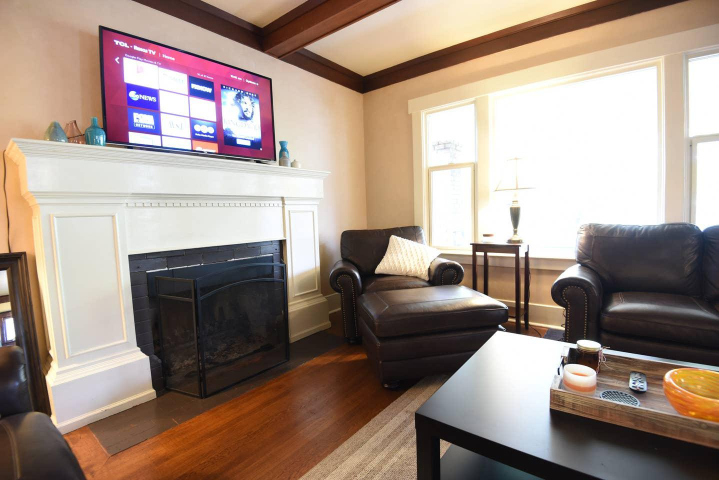
#> input picture frontend/src/assets/img5.jpg, 1438 x 960 px, given in place of user_imagesimg3.jpg, which was not available (shown at 1/2 size)
$ python img_proc.py
#> lines starting #> are read from the running program, lines starting #| are printed output that depends on the picture; after the words box and inside, x2 and y2 are one past the last pixel; in counts of white or black regions, pixels touching at a corner belong together; pictures that were not available may be replaced by others from this repository, and a replacement may not be noted
import cv2
import numpy as np
from matplotlib import pyplot as plt
from datetime import datetime
import urllib.request
import os

def save_image():
# URL of the image
    url = "https://firebasestorage.googleapis.com/v0/b/codeshastra-tech-turtles.appspot.com/o/files%2FWhatsApp%20Image%202022-09-09%20at%2010.48.30%20AM.jpeg?alt=media&token=ba6ac7a1-d4fe-4a1d-8794-ad00c5940576"

# Read the image from the URL
    with urllib.request.urlopen(url) as url_response:
        img_array = np.asarray(bytearray(url_response.read()), dtype=np.uint8)
        img = cv2.imdecode(img_array, cv2.IMREAD_COLOR)

# Save the image to your device
    cv2.imwrite("saved_image.jpg", img)

def readImage(img_name):

#> called with img_name = 'img3.jpg'
    url= "https://firebasestorage.googleapis.com/v0/b/codeshastra-tech-turtles.appspot.com/o/files%2FWhatsApp%20Image%202022-09-09%20at%2010.48.30%20AM.jpeg?alt=media&token=ba6ac7a1-d4fe-4a1d-8794-ad00c5940576"

    path_to_folder='./public/user_images'
    image_name = os.path.join(path_to_folder, 'image.jpg')
    urllib.request.urlretrieve(url, image_name)
    cv2.imwrite(os.path.join(path_to_folder,image_name))

    img = cv2.imread(path_to_folder + img_name)
#> img is the input picture: shape (960, 1438, 3); mean B, G, R 130.8, 141.8, 160

    return cv2.cvtColor(img, cv2.COLOR_BGR2RGB)


def resizeAndPad(img, size, pad_color=0):

    h, w = img.shape[:2]
    sh, sw = size

    # interpolation method
    if h > sh or w > sw: # shrinking image
        interp = cv2.INTER_AREA
    else: # stretching image
        interp = cv2.INTER_CUBIC

    # aspect ratio of image
    aspect = w/h  # if on Python 2, you might need to cast as a float: float(w)/h

    # compute scaling and pad sizing
    if aspect > 1: # horizontal image
        new_w = sw
        new_h = np.round(new_w/aspect).astype(int)
        pad_vert = (sh-new_h)/2
        pad_top, pad_bot = np.floor(pad_vert).astype(int), np.ceil(pad_vert).astype(int)
        pad_left, pad_right = 0, 0
    elif aspect < 1: # vertical image
        new_h = sh
        new_w = np.round(new_h*aspect).astype(int)
        pad_horz = (sw-new_w)/2
        pad_left, pad_right = np.floor(pad_horz).astype(int), np.ceil(pad_horz).astype(int)
        pad_top, pad_bot = 0, 0
    else: # square image
        new_h, new_w = sh, sw
        pad_left, pad_right, pad_top, pad_bot = 0, 0, 0, 0

    # set pad color
    if len(img.shape) == 3 and not isinstance(pad_color, (list, tuple, np.ndarray)): # color image but only one color provided
        pad_color = [pad_color]*3

    # scale and pad
    scaled_img = cv2.resize(img, (new_w, new_h), interpolation=interp)
    scaled_img = cv2.copyMakeBorder(scaled_img, pad_top, pad_bot, pad_left, pad_right, borderType=cv2.BORDER_CONSTANT, value=pad_color)

    return scaled_img


def getOutlineImg(img):
    # [4 lines of commented-out code are left out]
    return cv2.Canny(img,50,200)  # todo: can be optimised later


def getColoredImage(img, new_color, pattern_image):

    hsv_image = cv2.cvtColor(img, cv2.COLOR_RGB2HSV)
#> hsv_image: shape (960, 1438, 3); mean H, S, V 42.3, 67.1, 162.7
    h, s, v = cv2.split(hsv_image)
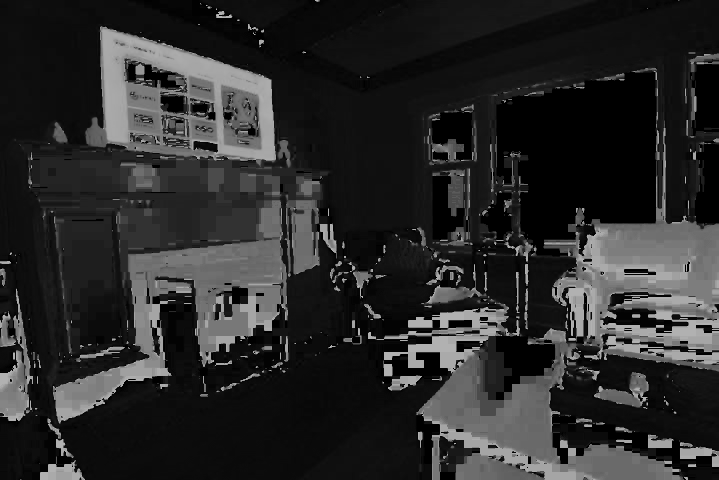
#> h: shape (960, 1438) (shown at 1/2 size); min 0, max 179, mean 42.3
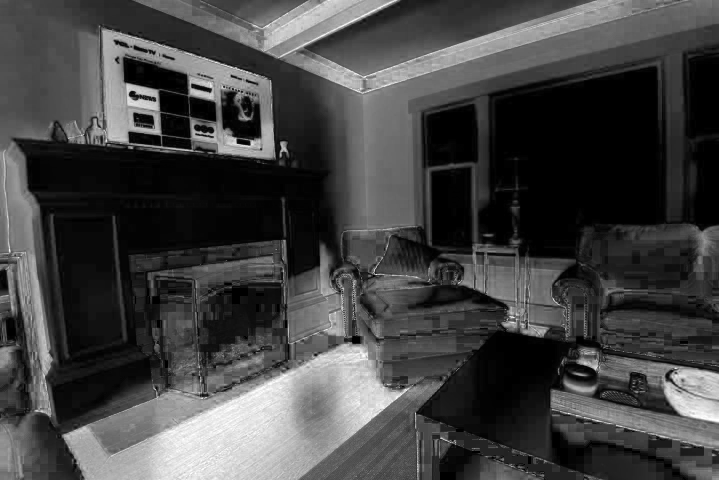
#> s: shape (960, 1438) (shown at 1/2 size); min 0, max 255, mean 67.1
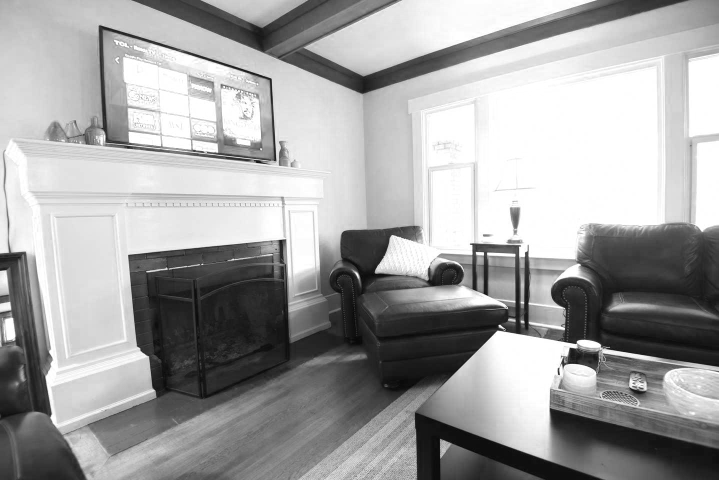
#> v: shape (960, 1438) (shown at 1/2 size); min 1, max 255, mean 162.7
    new_hsv_image = hsv_image

    if new_color is not None:
        color = np.uint8([[new_color]])
        hsv_color = cv2.cvtColor(color, cv2.COLOR_RGB2HSV)
        h.fill(hsv_color[0][0][0])  # todo: optimise to handle black/white walls
#> h: shape (960, 1438); every value is 90
        s.fill(hsv_color[0][0][1])
#> s: shape (960, 1438); every value is 255
        new_hsv_image = cv2.merge([h, s, v])
#> new_hsv_image: shape (960, 1438, 3); mean H, S, V 90, 255, 162.7

    else:
        pattern = cv2.imread('./public/patterns/' + pattern_image)
        hsv_pattern = cv2.cvtColor(pattern, cv2.COLOR_BGR2HSV)
        hp, sp, vp = cv2.split(hsv_pattern)
        # cv2.add(vp, v, vp)
        new_hsv_image = cv2.merge([hp, sp, v])

    new_rgb_image = cv2.cvtColor(new_hsv_image, cv2.COLOR_HSV2RGB)
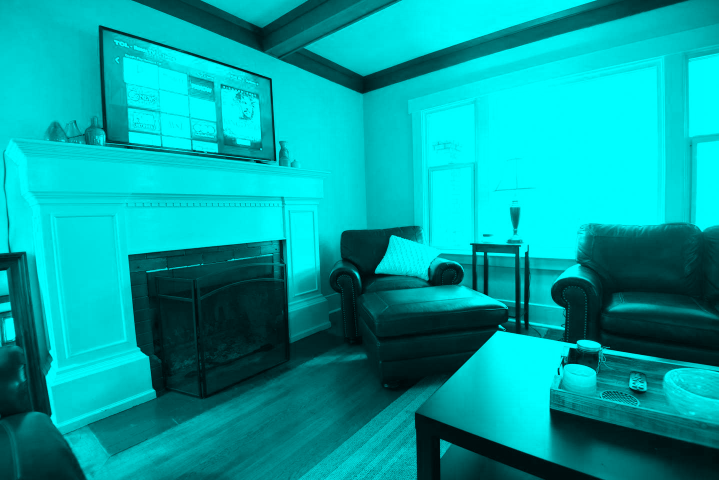
#> new_rgb_image: shape (960, 1438, 3) (shown at 1/2 size); mean R, G, B 0, 161.7, 162.7
#> in getOutlineImg, `return cv2.Canny(img,50,200)`:
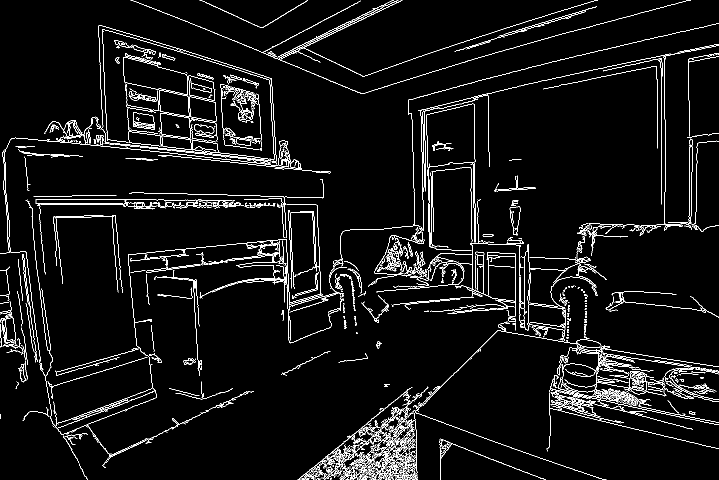
#> returned value: shape (960, 1438) (shown at 1/2 size); 4.7% white in thin lines or dots
    return new_rgb_image


def selectWall(outline_img, position):
#> called with position = (300, 100)
    h, w = outline_img.shape[:2]
#> h = 960; w = 1438
    wall = outline_img.copy()
    scaled_mask = resizeAndPad(outline_img, (h+2,w+2), 255)
#> in resizeAndPad, `scaled_img = cv2.resize(img, (new_w, new_h), interpolation=interp)`:
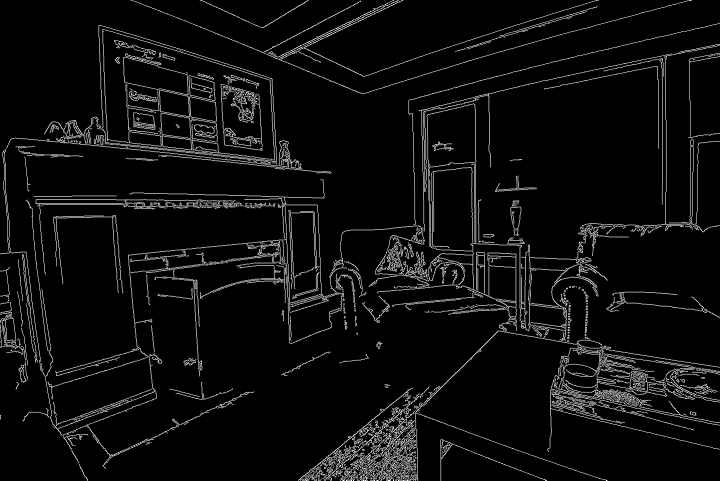
#> scaled_img: shape (961, 1440) (shown at 1/2 size); min 0, max 255, mean 12.9
    cv2.floodFill(wall, scaled_mask, position, 255)   # todo: can be optimised later
#> wall: shape (960, 1438); 4.7% white in thin lines or dots
    cv2.subtract(wall, outline_img, wall)
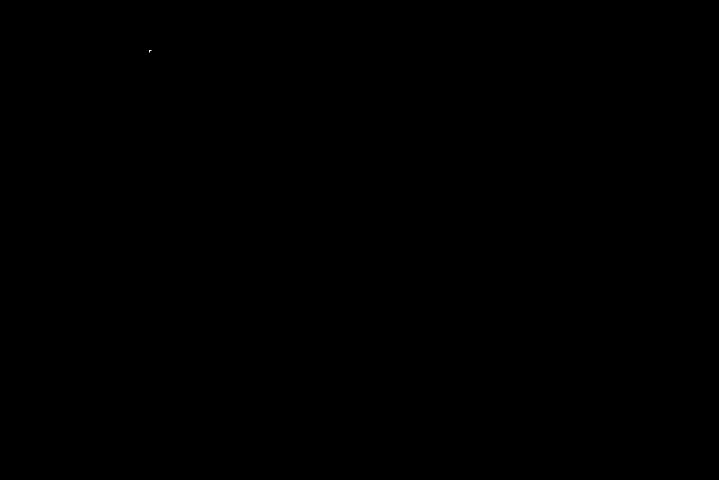
#> wall: shape (960, 1438) (shown at 1/2 size); 0% white in thin lines or dots, all inside (x1, y1, x2, y2) = (298, 100, 303, 105)
    return wall


def mergeImages(img, colored_image, wall):
    colored_image = cv2.bitwise_and(colored_image, colored_image, mask=wall)
    marked_img = cv2.bitwise_and(img, img, mask=cv2.bitwise_not(wall))
    final_img = cv2.bitwise_xor(colored_image, marked_img)
    return final_img


def saveImage(img_name, img):
#> called with img_name = 'img3.jpg'
    img = cv2.cvtColor(img, cv2.COLOR_RGB2BGR)
    # print(type(img))
    cv2.imwrite( "./public/edited/" + img_name, img)


def showImages(original_img, colored_image, selected_wall, final_img):
    plt.subplot(221),plt.imshow(original_img, cmap = 'gray')
    plt.title('Original Image'), plt.xticks([]), plt.yticks([])
    plt.subplot(222),plt.imshow(colored_image, cmap = 'gray')
    plt.title('Colored Image'), plt.xticks([]), plt.yticks([])
    plt.subplot(223),plt.imshow(selected_wall, cmap = 'gray')
    plt.title('Selected Wall'), plt.xticks([]), plt.yticks([])
    plt.subplot(224),plt.imshow(final_img, cmap = 'gray')
    plt.title('Final Image'), plt.xticks([]), plt.yticks([])
    plt.show()


def changeColor(image_name, position, new_color, pattern_image):
    start = datetime.timestamp(datetime.now())
    img = readImage(image_name)
    original_img = img.copy()

    colored_image = getColoredImage(img, new_color, pattern_image)

    outline_img = getOutlineImg(img)
    original_outline_img = outline_img.copy()

    selected_wall = selectWall(outline_img, position)

    final_img = mergeImages(img, colored_image, selected_wall)

    end = start = datetime.timestamp(datetime.now())
    print (end-start)
    saveImage(image_name, final_img)
    # showImages(original_img, colored_image, selected_wall, final_img)


changeColor('img3.jpg', (300, 100), [0, 100, 100], None)
# changeColor('img3.jpg', (300, 100), None, 'pattern3.jpg')

# PINK: 220, 180, 170
# Purple: 125, 119, 131
# green: 135, 168, 161
# blue: 150, 182, 207

$ run again, on frontend/src/assets/img10.jpg
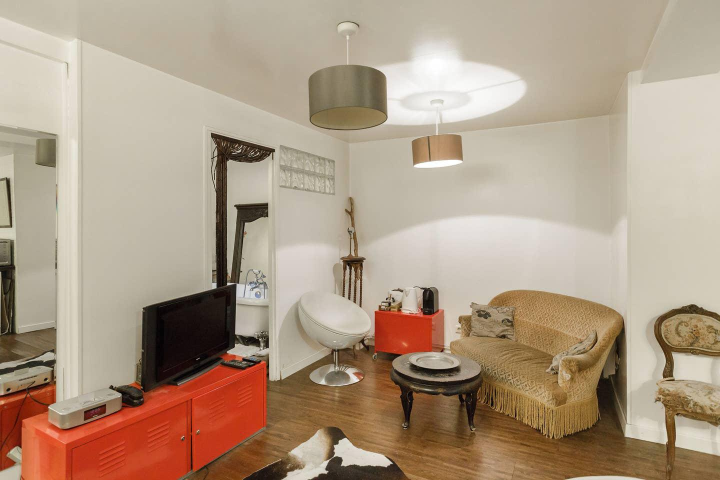
#> input picture frontend/src/assets/img10.jpg, 1440 x 960 px, given in place of user_imagesimg3.jpg, which was not available (shown at 1/2 size)
#> in readImage, img is the input picture: shape (960, 1440, 3); mean B, G, R 133.6, 154.5, 175
#> hsv_image: shape (960, 1440, 3); mean H, S, V 19.1, 69.3, 175
#> new_hsv_image: shape (960, 1440, 3); mean H, S, V 90, 255, 175
#> in getOutlineImg, `return cv2.Canny(img,50,200)`:
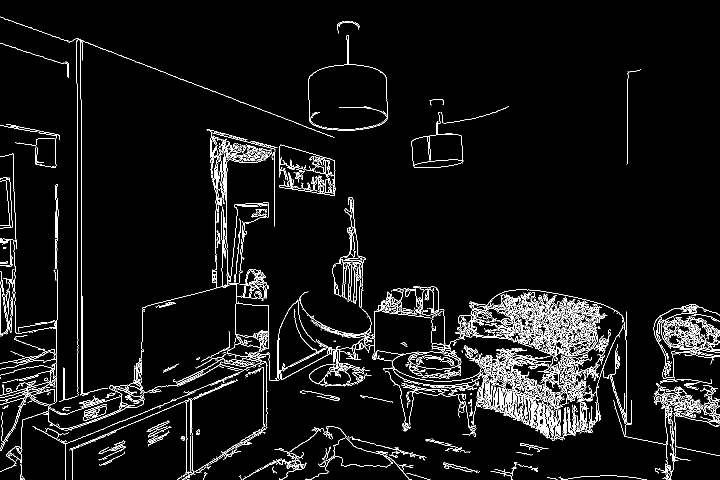
#> returned value: shape (960, 1440) (shown at 1/2 size); 5% white in thin lines or dots
#> in mergeImages, `final_img = cv2.bitwise_xor(colored_image, marked_img)`:
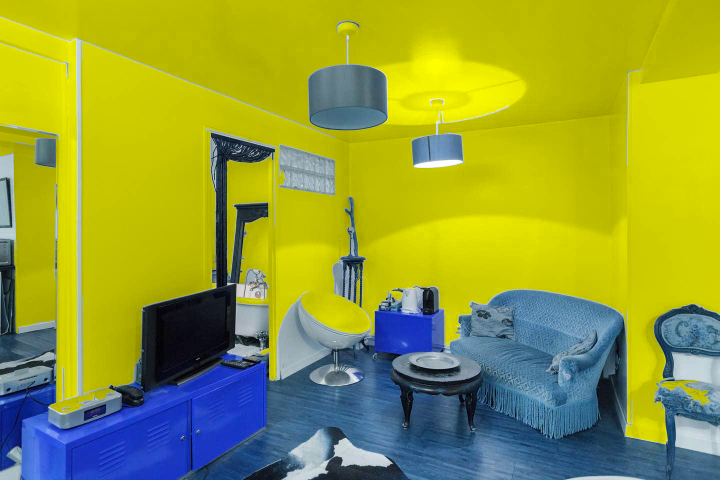
#> final_img: shape (960, 1440, 3) (shown at 1/2 size); mean of channels 0, 1, 2 54.3, 158.8, 148.2; drawn as B, G, R

$ run again, on frontend/src/assets/img6.jpg
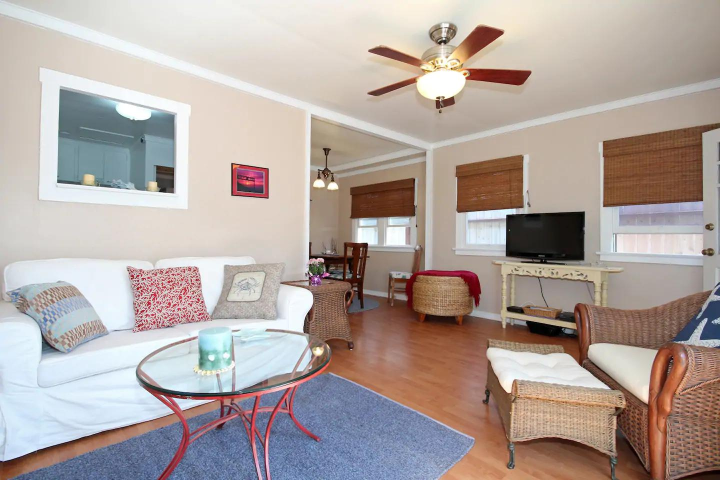
#> input picture frontend/src/assets/img6.jpg, 1440 x 960 px, given in place of user_imagesimg3.jpg, which was not available (shown at 1/2 size)
#> in readImage, img is the input picture: shape (960, 1440, 3); mean B, G, R 159.1, 164.2, 176.5
#> hsv_image: shape (960, 1440, 3); mean H, S, V 44, 55.5, 184.3
#> new_hsv_image: shape (960, 1440, 3); mean H, S, V 90, 255, 184.3
#> in getOutlineImg, `return cv2.Canny(img,50,200)`:
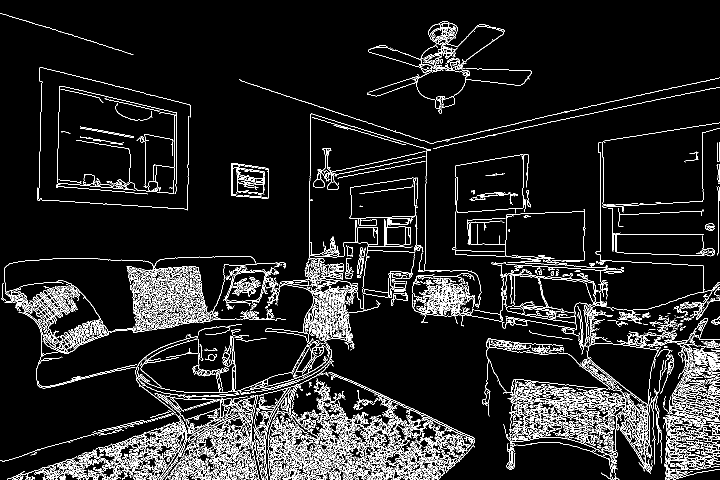
#> returned value: shape (960, 1440) (shown at 1/2 size); 8.4% white in thin lines or dots
#> in mergeImages, `final_img = cv2.bitwise_xor(colored_image, marked_img)`:
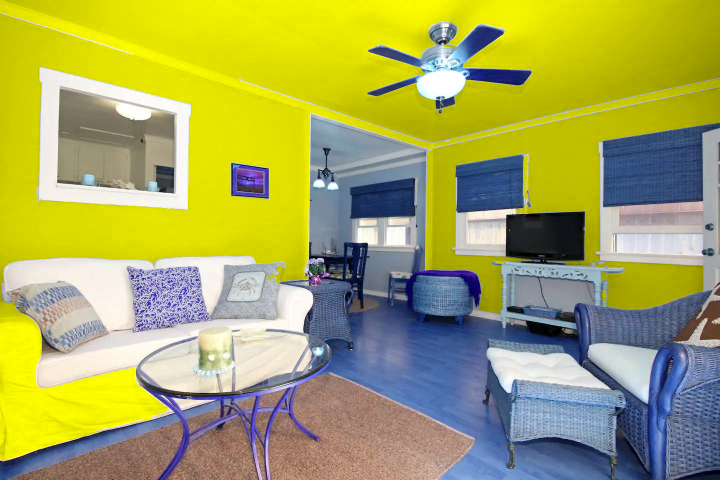
#> final_img: shape (960, 1440, 3) (shown at 1/2 size); mean of channels 0, 1, 2 92.6, 167.8, 166.1; drawn as B, G, R
